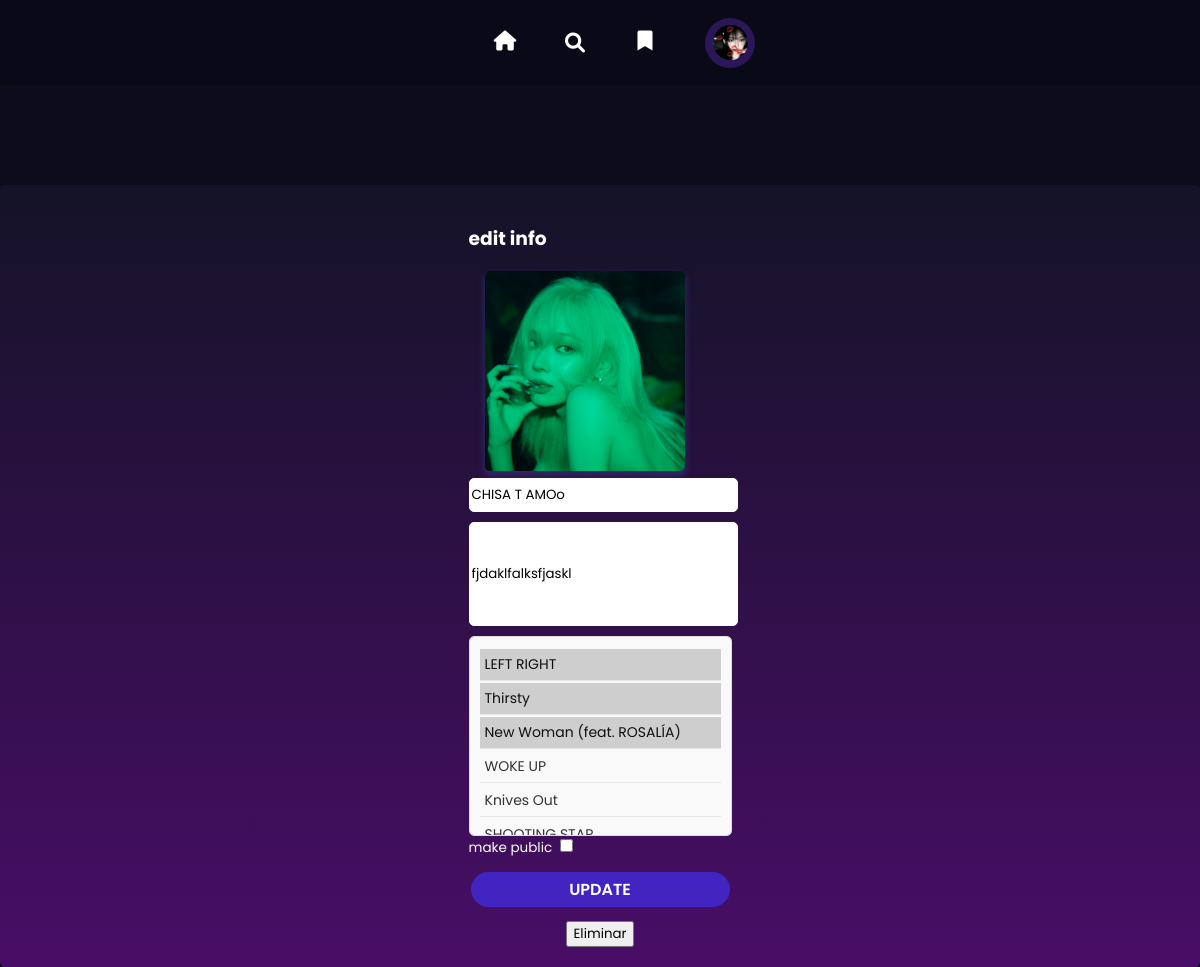
The app's page /playlist/15/update/ (signed in), older data.
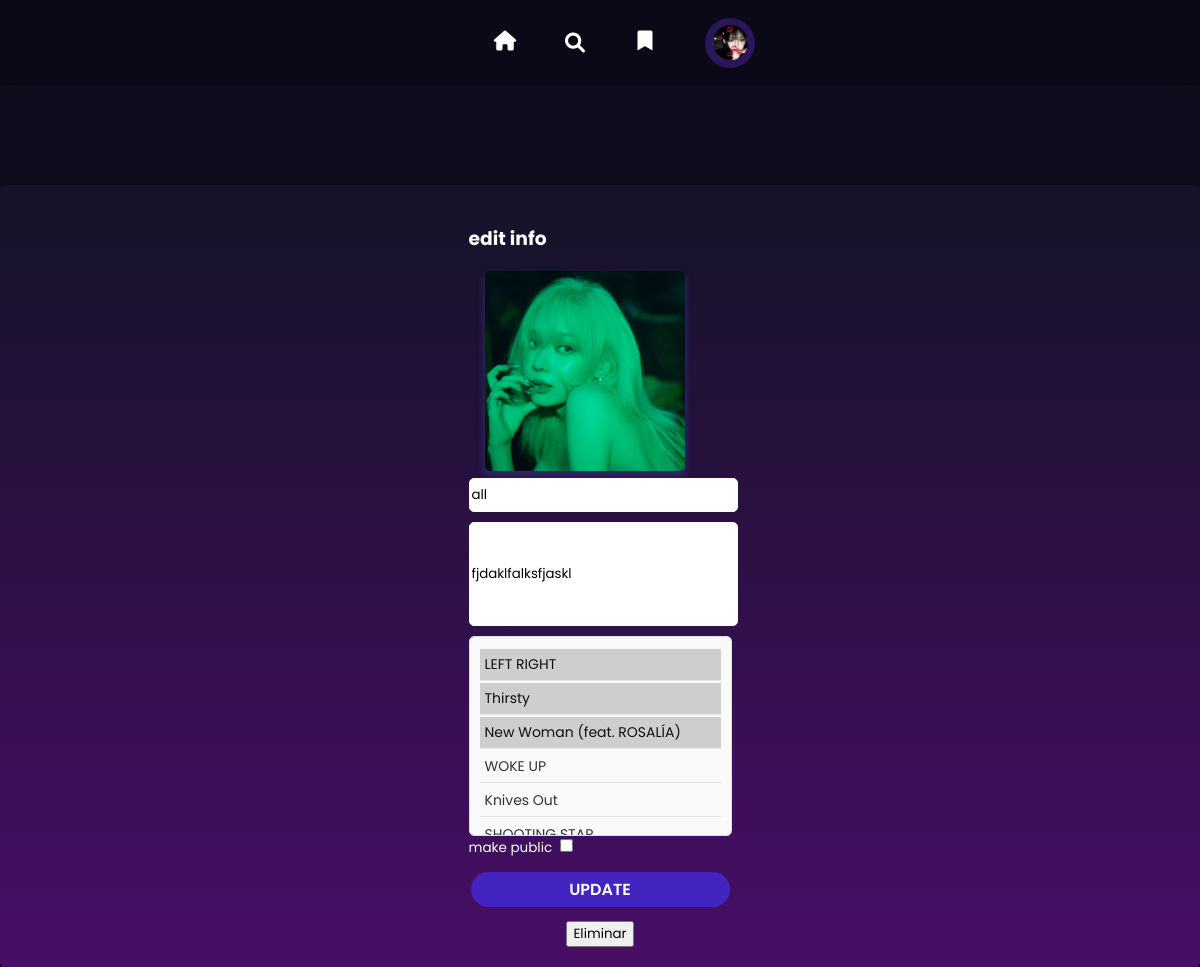
The same page, newer data.
### player/models.py (models this page shows, shortened)
class Playlist(models.Model):
    title = models.CharField(max_length=100,blank=True)
    description = models.TextField(blank=True)
    artists = models.ManyToManyField(Artist, related_name='playlists')
    songs = models.ManyToManyField(Song, related_name='playlists', blank=True)
    user = models.ForeignKey(User, on_delete=models.CASCADE)
    datecreated = models.DateField(null=True)
    photo = models.ImageField(upload_to='playlist_photo/', default='default-cover.png', blank=True, null=True)
    public = models.BooleanField(default=True)

### player/views.py (the view)
# urls.py: path('playlist/<int:playlist_id>/update/', views.update_playlist, name='update_playlist'),
@login_required
def update_playlist(request, playlist_id):
    playlist = get_object_or_404(Playlist, pk=playlist_id)
    if request.method == 'POST':
        form = PlaylistForm(request.POST, request.FILES, instance=playlist)
        if form.is_valid():
            form.save()
            return redirect('showplaylist', playlist_id=playlist.id)
    else:
        form = PlaylistForm(instance=playlist)
    return render(request, 'songs/update_playlist.html', {'form': form, 'playlist': playlist})

### player/forms.py
class PlaylistForm(forms.ModelForm):
    class Meta:
        model = Playlist
        fields = ['title', 'description', 'photo', 'songs', 'public']
        widgets = {
            'title': forms.TextInput(attrs={'class': 'form-title', 'placeholder': 'ENTER TITLE'}),
            'description': forms.TextInput(attrs={'class': 'form-description', 'placeholder': 'ENTER DESCRIPTION'}),
            'photo': forms.FileInput(attrs={'class': 'form-photo', 'placeholder': 'upload photo'}),
            'public': forms.CheckboxInput(attrs={'class': 'form-public', 'placeholder': 'public'}),
            'songs': forms.SelectMultiple(attrs={'class': 'form-songs', 'placeholder': 'choose songs'}),
        }

### player/models.py (called while the page is built)
    def __str__(self):
        return self.title

### player/templates/songs/update_playlist.html (shortened to what this page needs)
{% load static %}
<!DOCTYPE html>
<html lang="en">
<head>
    <link rel="stylesheet" href="{% static 'stylesheets/create_playlist.css' %}">
</head>
<body>
    {% include 'layout/navbar.html' %}
    <div class="form-container">
        <div class="form">
            <form action="" method="post" enctype="multipart/form-data">
                <h3>edit info</h3>
                <div class="image-upload">
                    <label for="id_photo">
                        <img src="{% if playlist.photo %}{{ playlist.photo.url }}{% else %}path/to/default-image.png{% endif %}" alt="Click to upload" class="upload-preview">
                    </label>
                </div>
                <div class="info">
                    {{ form.title }}
                    {{ form.description }}
                    {{form.songs}}
                    <p>make public {{ form.public }}</p>
                    <button type="submit" class="create">update</button>
                </div>
            </form>
            <button class="delete" type="submit">Eliminar</button>
        </div>
    </div>
</body>
</html>

Row changes from the older to the newer data that the page shows:
changed Playlist "fjdaklfalksfjaskl": title "CHISA T AMOo" → "all"
